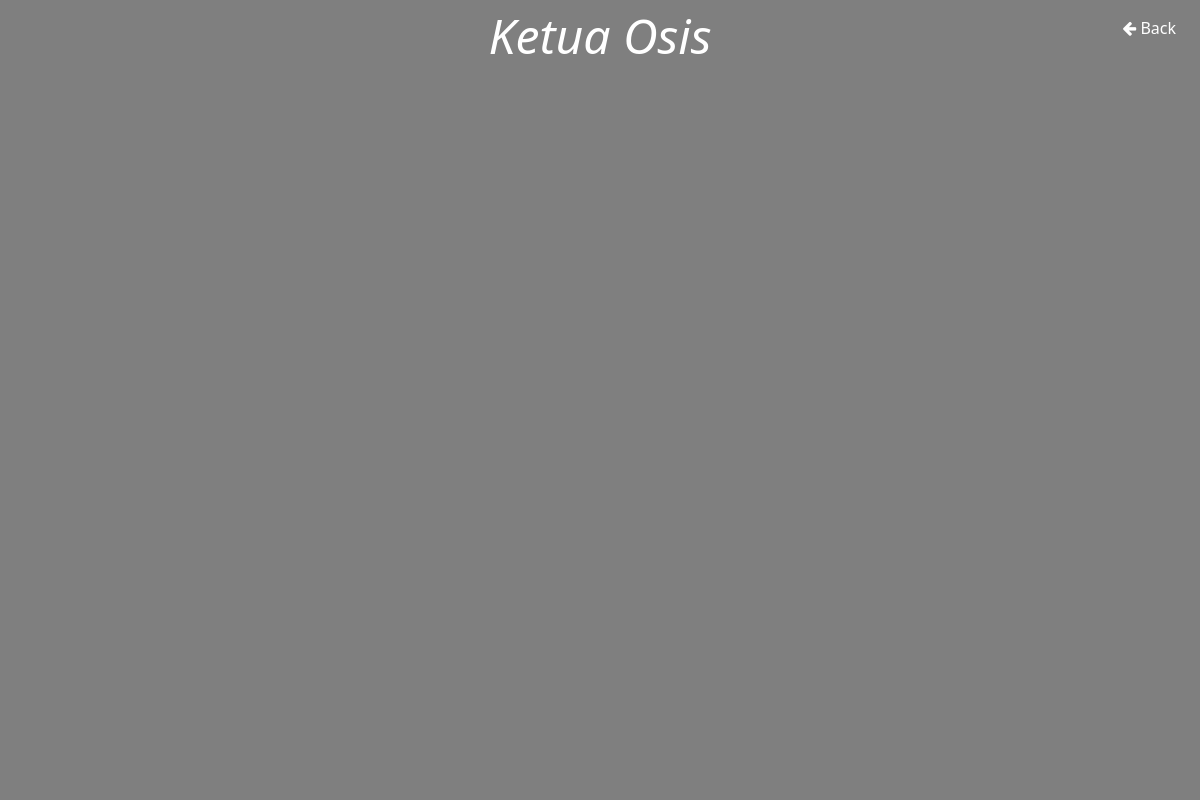
The app's page /bersamabangunosis/keanggotaan.php?divisi=Ketua Osis, older data.
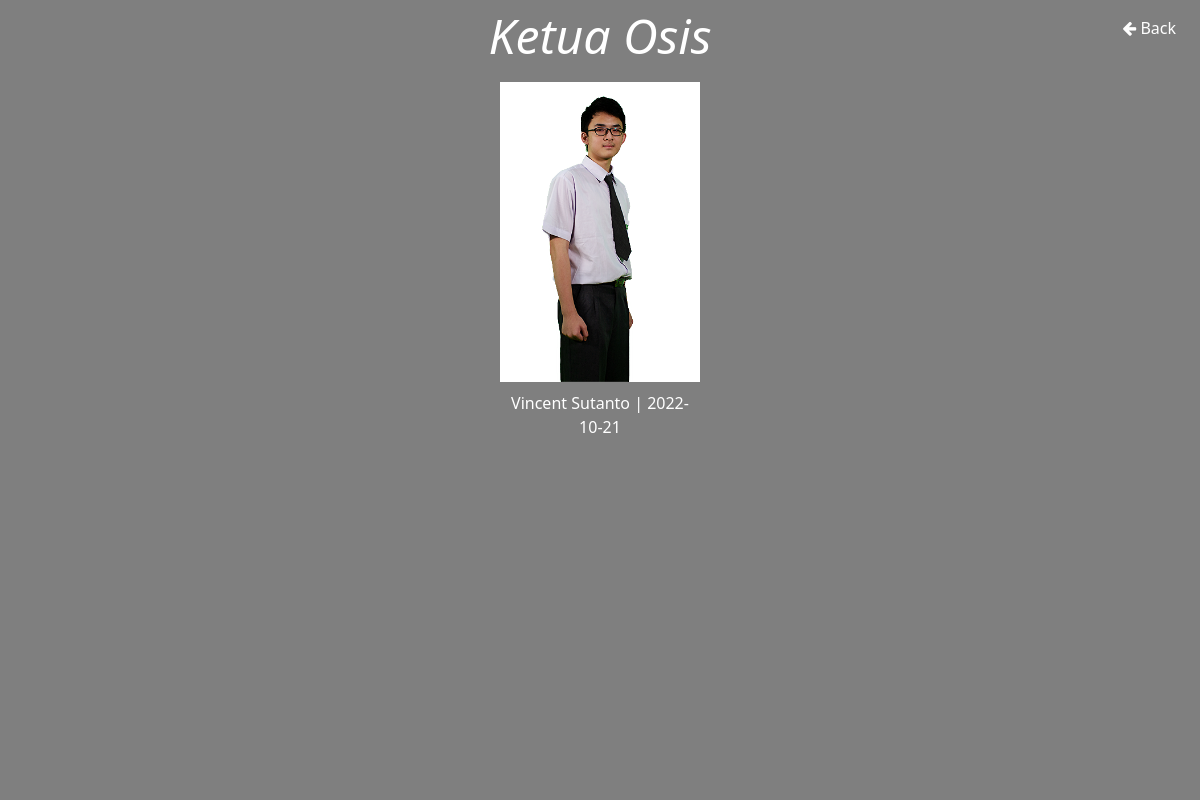
The same page, newer data.
### tables this page shows
CREATE TABLE `anggota` (
  `id` int(11) NOT NULL,
  `name` varchar(30) NOT NULL,
  `divisi` varchar(30) NOT NULL,
  `dob` date NOT NULL,
  `words` varchar(100) NOT NULL,
  `akhirjabatan` date DEFAULT NULL,
  `image` varchar(100) NOT NULL
);

### bersamabangunosis/admin/functions.php (called while the page is built, shortened)
<?php
$conn = mysqli_connect("localhost","root","","oska");
function query($query){
    global $conn;
    $result = mysqli_query($conn,$query);
    $rows=[];
    while ($row= mysqli_fetch_assoc($result)){
        $rows[]=$row;
    }
    return $rows;
}
?>

### bersamabangunosis/keanggotaan.php (the view, shortened to what this page needs)
<?php
include 'admin/functions.php';
if(isset($_GET['divisi'])){
    $divisi = $_GET['divisi'];
    $datas = query("SELECT * FROM anggota WHERE divisi = '$divisi'");
}
?>
<!DOCTYPE html>
<html lang="en">
<head>
    <link rel="stylesheet" href="https://cdnjs.cloudflare.com/ajax/libs/font-awesome/4.7.0/css/font-awesome.min.css">
</head>
<body>
    <div class="overlay"></div>
                <div class="fixed top-0 right-0 px-6 py-4 sm:block">
                        <a href="index.php#keanggotaan" ><i class="fa fa-arrow-left w3-hover-opacity"></i>&nbsp;Back</a>
                </div>
            <div class="max-w-6xl mx-auto sm:px-6 lg:px-8">
                <div class="justify-center pt-8 sm:justify-start sm:pt-0" style="text-align:center;margin-bottom:10px;">
                    <i style="font-size:3em;margin:auto;">
                    <?php
                        echo $divisi;
                    ?>
                    </i>
                </div>
        <div class="container">
        <?php
        foreach($datas as $data){?>
            <div style="background-color:black; max-width:200px;max-height:300px">
            <?php if($data['image']!=""){?>
                <img src="assets/images/people/<?php echo $data['image'];?>" onclick="window.location.href = '../anggota/<?php echo $data['id']; ?>'"/>
            <?php } else {?>
                <img src="assets/images/noprofile.jpg" onclick="window.location.href = '../anggota/<?php echo $data['id']; ?>'"/>
            <?php } ?>
            <a href="anggota.php?id=<?php echo $data['id']; ?>">
            <p style="margin-top:3px;"><?php echo $data['name'] ?> | <?php echo $data['akhirjabatan']; ?></p>
            </a>
            </div>
        <?php }; ?>
        </div>
</body>
</html>

### bersamabangunosis/keanggotaan.php (style rules this page uses)
html { line-height:1.15;-webkit-text-size-adjust:100% }
body { margin:0 }
a { background-color:transparent }
html { font-family:system-ui,-apple-system,BlinkMacSystemFont,Segoe UI,Roboto,Helvetica Neue,Arial,Noto Sans,sans-serif,Apple Color Emoji,Segoe UI Emoji,Segoe UI Symbol,Noto Color Emoji;line-height:1.5 }
*,:after,:before { box-sizing:border-box;border:0 solid #e2e8f0 }
a { color:inherit;text-decoration:inherit }
.justify-center { justify-content:center }
.mx-auto { margin-left:auto;margin-right:auto }
.max-w-6xl { max-width:72rem }
.py-4 { padding-top:1rem;padding-bottom:1rem }
.px-6 { padding-left:1.5rem;padding-right:1.5rem }
.pt-8 { padding-top:2rem }
.fixed { position:fixed }
.top-0 { top:0 }
.right-0 { right:0 }
@media (min-width:640px) { .sm\:block { display:block } }
@media (min-width:640px) { .sm\:justify-start { justify-content:flex-start } }
@media (min-width:640px) { .sm\:px-6 { padding-left:1.5rem;padding-right:1.5rem } }
@media (min-width:640px) { .sm\:pt-0 { padding-top:0 } }
@media (min-width:1024px) { .lg\:px-8 { padding-left:2rem;padding-right:2rem } }
body { background: url(../img/bg-classroom.jpg) no-repeat center center fixed; background-position: center; background-repeat: no-repeat; background-size: cover; color:white; }
.overlay { opacity:0.5; background-color:#000; position:fixed; width:100%; height:100%; top:0px; left:0px; z-index:-1; }
.container { display: grid; grid-gap: 5px; row-gap: 4em; grid-template-columns: repeat(auto-fit, minmax(200px, 1fr)); grid-template-rows: repeat(2, 300px); justify-items: center; }
div { height: 100%; }
.container > div > img { width: 100%; height: 100%; object-fit: cover; }
img { max-width: 200px; max-height: 300px; }
p { text-align: center; font-size:1em; }
a { color:white; text-decoration:none; }

Row changes from the older to the newer data that the page shows:
added anggota: image (picture), name "Vincent Sutanto", akhirjabatan "2022-10-21"
